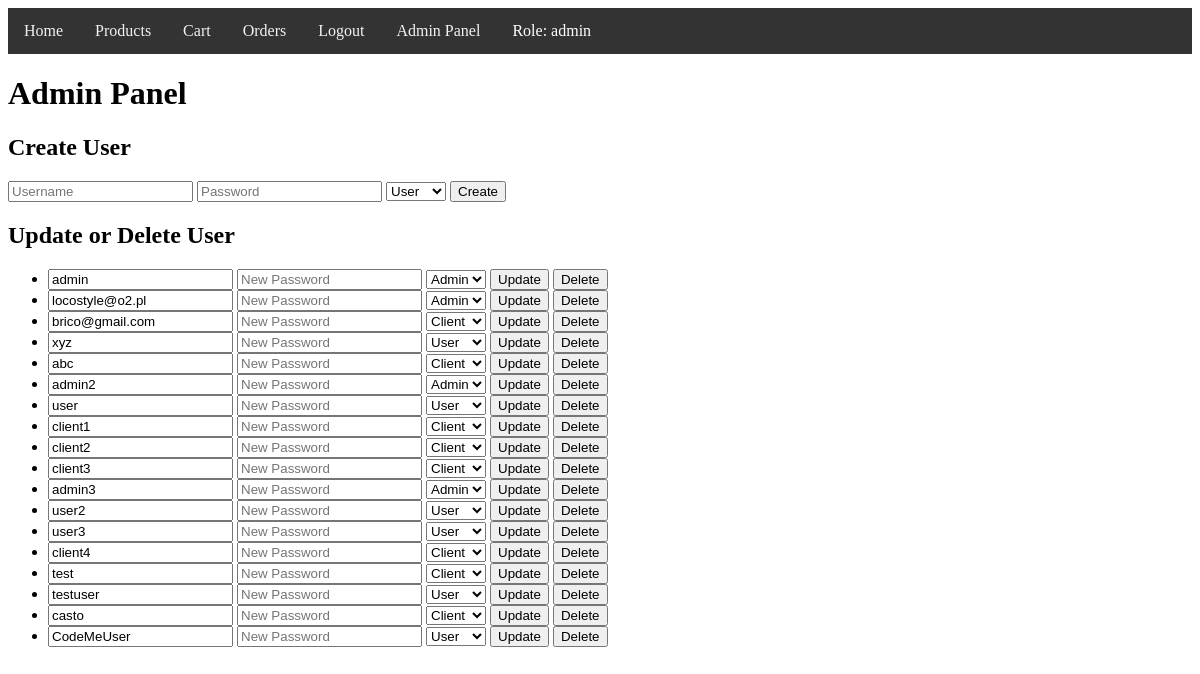
The page /admin (signed in) on the database its author committed.
### models/user/user.py (models this page shows)
class User(db.Model):
    id = db.Column(db.Integer, primary_key=True)
    username = db.Column(db.String(150), unique=True, nullable=False)
    password = db.Column(db.String(150), nullable=False)
    role = db.Column(db.String(50), nullable=False, default='user')  # Nowa kolumna
    orders = db.relationship('Order', backref='user', lazy=True)

### controllers/user/user_view.py (the view, shortened to what this page needs)
@user_blueprint.route('/admin', methods=['GET', 'POST'])
def admin():
    if 'user_id' not in session:
        flash('You need to be logged in as admin to access this page.', 'danger')
        return redirect(url_for('user.login'))
    user = User.query.get(session['user_id'])
    if user.role != 'admin':
        flash('You do not have permission to access this page.', 'danger')
        return redirect(url_for('user.home'))
    return render_template('admin.html', users=user_repository.get_all_users(), user=user)

### controllers/user/user_repository.py (called while the page is built)
    def get_all_users(self):
        return User.query.all()

### templates/admin.html (shortened to what this page needs)
{% extends "base.html" %}
{% block content %}
<h1>Admin Panel</h1>
<h2>Create User</h2>
<form method="POST">
    <input type="text" name="username" placeholder="Username" required>
    <input type="password" name="password" placeholder="Password" required>
    <select name="role" required>
        <option value="user">User</option>
    </select>
    <button type="submit">Create</button>
</form>
<h2>Update or Delete User</h2>
<ul>
    {% for user in users %}
    <li>
        <form method="POST" style="display:inline;">
            <input type="text" name="username" value="{{ user.username }}">
            <input type="password" name="password" placeholder="New Password">
            <select name="role">
                <option value="user" {% if user.role == 'user' %}selected{% endif %}>User</option>
                <option value="client" {% if user.role == 'client' %}selected{% endif %}>Client</option>
                <option value="admin" {% if user.role == 'admin' %}selected{% endif %}>Admin</option>
            </select>
            <button type="submit">Update</button>
        </form>
        <form method="POST" style="display:inline;">
            <button type="submit">Delete</button>
        </form>
    </li>
    {% endfor %}
</ul>
{% endblock %}

### rows shown on the page
User: username "admin", role "Admin"
User: username "locostyle@o2.pl", role "Admin"
User: username "brico@gmail.com", role "Client"
User: username "xyz", role "User"
User: username "abc", role "Client"
User: username "admin2", role "Admin"
User: username "user", role "User"
User: username "client1", role "Client"
User: username "client2", role "Client"
User: username "client3", role "Client"
User: username "admin3", role "Admin"
User: username "user2", role "User"
User: username "user3", role "User"
User: username "client4", role "Client"
User: username "test", role "Client"
User: username "testuser", role "User"
User: username "casto", role "Client"
User: username "CodeMeUser", role "User"

### other values the page prints
{{ session.get('role') }} "admin"
